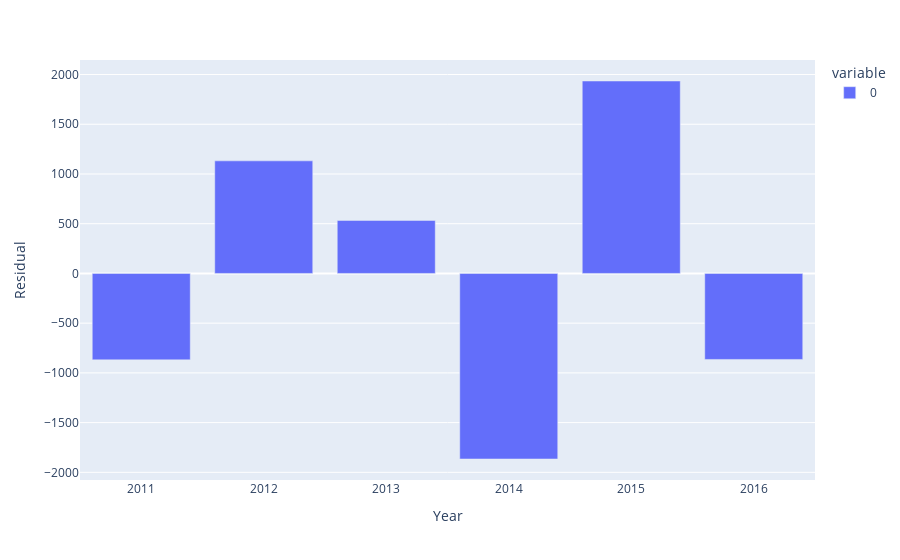

Write notebook code for a chart like this one.
### Code cell
fig = px.bar(r_Agr_Pon,  labels={
                     "index": "Year",
                     "value": "Residual",
                                 },)
fig.show()

### Figure 1 — Plotly figure (JSON) as saved in the notebook; plotly's stock layout.template omitted (floating-point values rounded to 4 significant figures)
{"data": [{"alignmentgroup": "True", "hovertemplate": "variable=0<br>Year=%{x}<br>Residual=%{y}<extra></extra>", "legendgroup": "0", "marker": {"color": "#636efa", "pattern": {"shape": ""}}, "name": "0", "offsetgroup": "0", "orientation": "v", "showlegend": true, "textposition": "auto", "type": "bar", "x": [2011, 2012, 2013, 2014, 2015, 2016], "xaxis": "x", "y": [-869.1, 1132.0, 532.9, -1866.0, 1935.0, -864.7], "yaxis": "y"}], "layout": {"barmode": "relative", "legend": {"title": {"text": "variable"}, "tracegroupgap": 0}, "margin": {"t": 60}, "xaxis": {"anchor": "y", "domain": [0, 1], "title": {"text": "Year"}}, "yaxis": {"anchor": "x", "domain": [0, 1], "title": {"text": "Residual"}}}}
